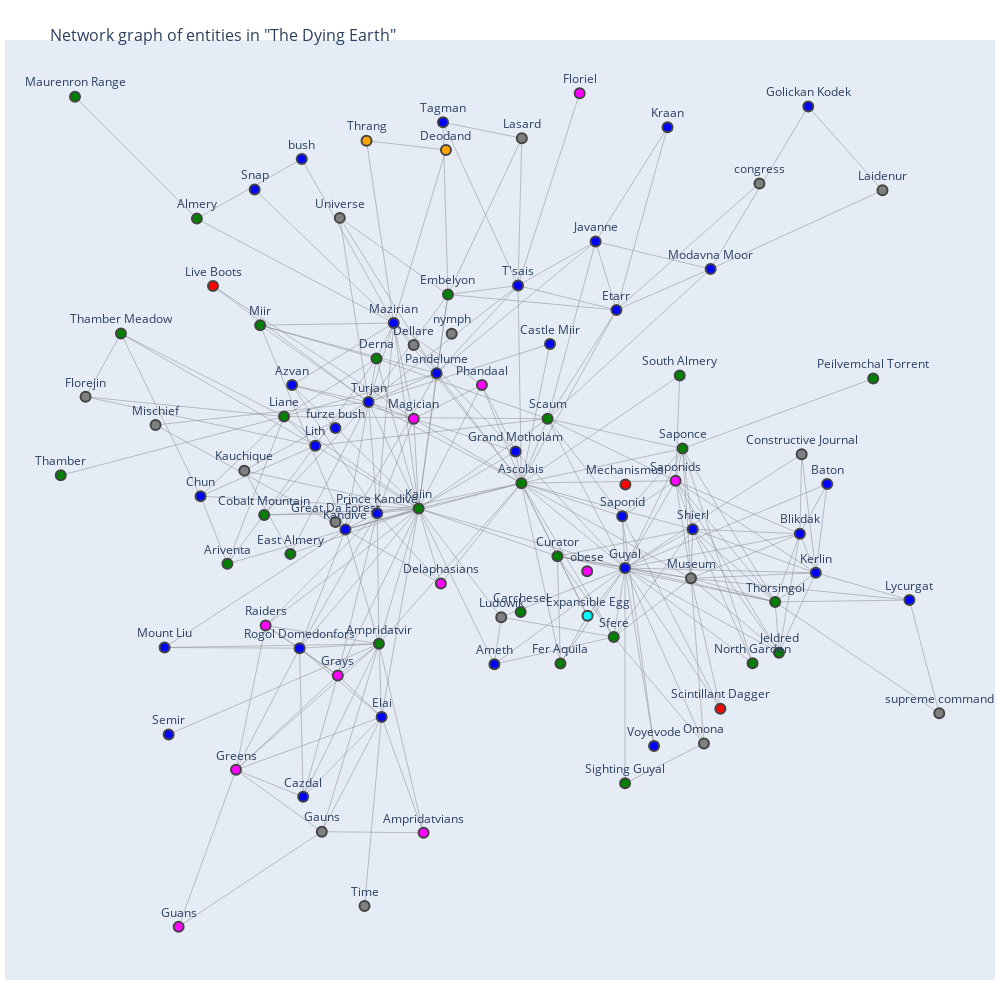

Notebook cell for this chart:
### Code cell
import plotly.graph_objects as go
import networkx as nx
from itertools import combinations

# Assuming de_df is your DataFrame and already loaded with the 'Entities' column filled as per your function

# Define entity types and their corresponding colors
entity_types = ['PERSON', 'LOC', 'ARTIFACT_OBJECT', 'FAC', 'NORP', 'SPELL', 'CREATURE', 'EVENT']
colors = ['blue', 'green', 'red', 'cyan', 'magenta', 'yellow', 'orange', 'purple']
color_map = dict(zip(entity_types, colors))

# Create a network graph
G = nx.Graph()

# Add nodes with their type
for _, row in df.iterrows():
    filtered_entities = filter_entities(row['Entities'])
    for entity, entity_type in filtered_entities:
        G.add_node(entity, type=entity_type)

# Add edges (for simplicity, connecting all entities within the same text, except ("Earth", "LOC"))
for _, row in df.iterrows():
    filtered_entities = filter_entities(row['Entities'])
    entities = [entity for entity, _ in filtered_entities]
    for source, target in combinations(entities, 2):
        G.add_edge(source, target)

# Position the nodes using a layout to bring outliers closer
pos = nx.kamada_kawai_layout(G)

# Prepare plotly graph
edge_x = []
edge_y = []
for edge in G.edges():
    x0, y0 = pos[edge[0]]
    x1, y1 = pos[edge[1]]
    edge_x.extend([x0, x1, None])
    edge_y.extend([y0, y1, None])

edge_trace = go.Scatter(
    x=edge_x, y=edge_y,
    line=dict(width=0.5, color='#888'),
    hoverinfo='none',
    mode='lines')

node_x = []
node_y = []
node_color = []
node_text = []
for node in G.nodes():
    x, y = pos[node]
    node_x.append(x)
    node_y.append(y)
    node_color.append(color_map.get(G.nodes[node]['type'], 'grey'))
    node_text.append(node)

node_trace = go.Scatter(
    x=node_x, y=node_y,
    mode='markers+text',
    hoverinfo='text',
    text=node_text,
    textposition="top center",
    marker=dict(
        size=10,
        color=node_color,
        line_width=2))

# Create layout for the graph
fig = go.Figure(data=[edge_trace, node_trace],
             layout=go.Layout(
                title='<br>Network graph of entities in "The Dying Earth"',
                titlefont_size=16,
                showlegend=False,
                hovermode='closest',
                margin=dict(b=20,l=5,r=5,t=40),
                xaxis=dict(showgrid=False, zeroline=False, showticklabels=False),
                yaxis=dict(showgrid=False, zeroline=False, showticklabels=False)))
fig.update_layout(
    width=1000,  # Set the width of the plot
    height=1000)

# Code to display the graph
fig.show()

### Figure 1 — Plotly figure (JSON) as saved in the notebook; plotly's stock layout.template omitted (floating-point values rounded to 4 significant figures; data arrays with more than 128 entries replaced by an {"elided": "..."} marker saying what was removed)
{"data": [{"hoverinfo": "none", "line": {"color": "#888", "width": 0.5}, "mode": "lines", "type": "scatter", "x": {"elided": "822 float values"}, "y": {"elided": "822 float values"}}, {"hoverinfo": "text", "marker": {"color": ["blue", "green", "green", "blue", "green", "green", "blue", "green", "green", "grey", "blue", "green", "blue", "grey", "grey", "magenta", "blue", "magenta", "blue", "blue", "red", "blue", "magenta", "blue", "orange", "orange", "grey", "blue", "green", "green", "grey", "blue", "blue", "grey", "blue", "grey", "blue", "blue", "blue", "green", "green", "grey", "blue", "green", "magenta", "green", "green", "blue", "grey", "green", "blue", "green", "grey", "magenta", "green", "blue", "blue", "blue", "grey", "magenta", "magenta", "blue", "magenta", "blue", "magenta", "grey", "magenta", "green", "blue", "green", "green", "cyan", "grey", "grey", "green", "green", "blue", "grey", "green", "blue", "blue", "red", "green", "magenta", "blue", "green", "blue", "grey", "green", "blue", "blue", "blue", "grey", "red"], "line": {"width": 2}, "size": 10}, "mode": "markers+text", "text": ["Turjan", "Miir", "Derna", "Pandelume", "Embelyon", "Ascolais", "Castle Miir", "Kaiin", "East Almery", "Kauchique", "Prince Kandive", "Cobalt Mountain", "Kandive", "Mischief", "Universe", "Floriel", "T'sais", "Magician", "Mazirian", "Azvan", "Live Boots", "Grand Motholam", "Phandaal", "bush", "Deodand", "Thrang", "nymph", "Snap", "Almery", "Liane", "Dellare", "Kraan", "Modavna Moor", "Laidenur", "Golickan Kodek", "Lasard", "Tagman", "Etarr", "Javanne", "Jeldred", "Scaum", "congress", "furze bush", "South Almery", "Saponids", "Maurenron Range", "Thamber Meadow", "Lith", "Florejin", "Thamber", "Chun", "Ariventa", "Great Da Forest", "Delaphasians", "Ampridatvir", "Rogol Domedonfors", "Semir", "Mount Liu", "Gauns", "Greens", "Raiders", "Cazdal", "Grays", "Elai", "Guans", "Time", "Ampridatvians", "Curator", "Guyal", "Sfere", "Fer Aquila", "Expansible Egg", "Museum", "Omona", "Sighting Guyal", "Carchesel", "Ameth", "Ludowik", "Saponce", "Saponid", "Voyevode", "Scintillant Dagger", "Peilvemchal Torrent", "obese", "Shierl", "North Garden", "Lycurgat", "supreme command", "Thorsingol", "Kerlin", "Baton", "Blikdak", "Constructive Journal", "Mechanismus"], "textposition": "top center", "type": "scatter", "x": [-0.2293, -0.4596, -0.2125, -0.08476, -0.06054, 0.09553, 0.1563, -0.1229, -0.3954, -0.4933, -0.211, -0.4511, -0.2784, -0.6818, -0.2904, 0.2193, 0.08828, -0.1332, -0.1758, -0.3918, -0.5598, 0.08318, 0.01161, -0.3712, -0.06486, -0.2336, -0.05268, -0.4713, -0.5941, -0.4088, -0.1335, 0.406, 0.4975, 0.8627, 0.705, 0.0964, -0.07109, 0.2974, 0.2532, 0.6428, 0.1512, 0.6013, -0.2996, 0.4319, 0.4231, -0.853, -0.7554, -0.3425, -0.8306, -0.8833, -0.5862, -0.5292, -0.2996, -0.07557, -0.2072, -0.3758, -0.6541, -0.6626, -0.3286, -0.5109, -0.448, -0.3682, -0.2946, -0.2015, -0.6328, -0.2379, -0.1124, 0.172, 0.3156, 0.2917, 0.1784, 0.236, 0.4559, 0.4833, 0.3157, 0.09392, 0.03807, 0.0526, 0.4379, 0.3096, 0.3773, 0.5183, 0.843, 0.2352, 0.4595, 0.5866, 0.92, 0.9833, 0.6347, 0.721, 0.7452, 0.6871, 0.691, 0.3165], "y": [0.1616, 0.3318, 0.2579, 0.2253, 0.3996, -0.01795, 0.2903, -0.07425, -0.1745, 0.009762, -0.0846, -0.08837, -0.1206, 0.1109, 0.5693, 0.8452, 0.4195, 0.1248, 0.3365, 0.1992, 0.4186, 0.0522, 0.1996, 0.6998, 0.7197, 0.7401, 0.3128, 0.6322, 0.5677, 0.1295, 0.2878, 0.7697, 0.4563, 0.6303, 0.8158, 0.7456, 0.781, 0.3655, 0.517, -0.3932, 0.1246, 0.6456, 0.104, 0.2204, -0.01267, 0.8375, 0.3133, 0.06488, 0.1732, -0.0007073, -0.04678, -0.1966, -0.1041, -0.2401, -0.3737, -0.3833, -0.5742, -0.3819, -0.7895, -0.6526, -0.3331, -0.7124, -0.4437, -0.5355, -1, -0.954, -0.792, -0.1797, -0.2058, -0.3586, -0.4173, -0.3117, -0.2286, -0.5941, -0.6825, -0.303, -0.4188, -0.3147, 0.0586, -0.09138, -0.5996, -0.5172, 0.2136, -0.2127, -0.1199, -0.4164, -0.2768, -0.5272, -0.2809, -0.2165, -0.02003, -0.1299, 0.046, -0.02109]}], "layout": {"height": 1000, "hovermode": "closest", "margin": {"b": 20, "l": 5, "r": 5, "t": 40}, "showlegend": false, "title": {"font": {"size": 16}, "text": "<br>Network graph of entities in \"The Dying Earth\""}, "width": 1000, "xaxis": {"showgrid": false, "showticklabels": false, "zeroline": false}, "yaxis": {"showgrid": false, "showticklabels": false, "zeroline": false}}}
